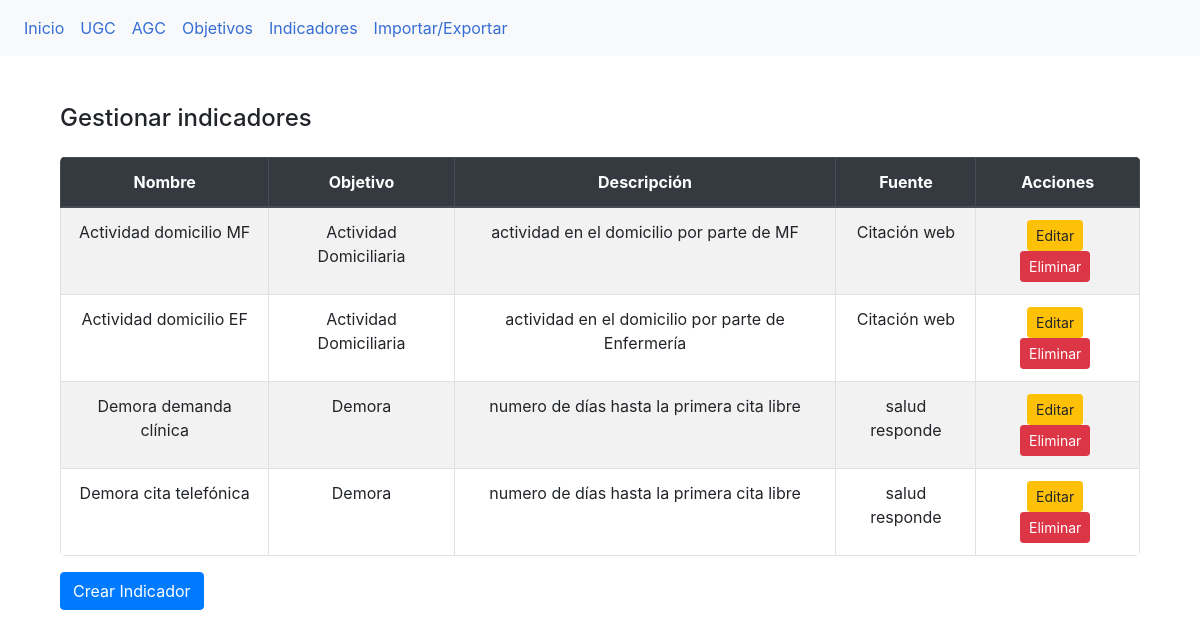
The page /indicadores/ on the database its author committed.
### myapp/models.py (models this page shows, shortened)
class Indicador(models.Model):
    id_indicador = models.AutoField(primary_key=True)
    id_objetivo = models.ForeignKey(Objetivo, on_delete=models.CASCADE)
    nombre_indicador = models.CharField(max_length=255)
    descripcion_indicador = models.CharField(max_length=255, blank=True, null=True)
    fuente = models.CharField(max_length=255, blank=True, null=True)

class Objetivo(models.Model):
    id_objetivo = models.AutoField(primary_key=True)
    nombre_objetivo = models.CharField(max_length=255)
    descripcion_objetivo = models.CharField(max_length=255, blank=True, null=True)
    perspectiva = models.CharField(max_length=255)
    def __str__(self):
        return self.nombre_objetivo

### myapp/views.py (the view)
# urls.py: path('indicadores/', GestionarIndicadoresView.as_view(), name='gestionar_indicadores'),
class GestionarIndicadoresView(View):
    def get(self, request):
        indicadores = Indicador.objects.all()
        return render(request, 'myapp/indicadores.html', {'indicadores': indicadores})

### myapp/templates/myapp/indicadores.html (shortened to what this page needs)
{% extends "myapp/base.html" %}
{% block content %}
<div class="container mt-5">
  <h4 class="mb-4">Gestionar indicadores</h4>
  <div class="table-responsive">
    <table class="table table-striped table-bordered">
        <thead class="thead-dark">
        <tr>
            <th>Nombre</th>
            <th>Objetivo</th>
            <th>Descripción</th>
            <th>Fuente</th>
            <th>Acciones</th>
        </tr>
        </thead>
        <tbody>
            {% for indicador in indicadores %}
            <tr>
                <td>{{ indicador.nombre_indicador }}</td>
                <td>{{ indicador.id_objetivo }}</td>
                <td>{{ indicador.descripcion_indicador }}</td>
                <td>{{ indicador.fuente }}</td>
                <td>
                <a href="{% url 'editar_indicador' indicador.pk %}" class="btn btn-warning btn-sm">Editar</a>
                <form method="post" action="{% url 'eliminar_indicador' indicador.pk %}" class="d-inline">
                    <button type="submit" class="btn btn-danger btn-sm">Eliminar</button>
                </form>
                </td>
            </tr>
            {% endfor %}
        </tbody>
    </table>
    </div>
  <a href="{% url 'crear_indicador' %}" class="btn btn-primary">Crear Indicador</a>
</div>
{% endblock %}

### myapp/templates/myapp/base.html (shortened to what this page needs)
<!DOCTYPE html>
<html lang="en">
<head>
    {% load static %}
    <link href="https://stackpath.bootstrapcdn.com/bootstrap/4.5.2/css/bootstrap.min.css" rel="stylesheet">
    <link href="https://cdnjs.cloudflare.com/ajax/libs/font-awesome/5.15.3/css/all.min.css" rel="stylesheet">
    <link href="{% static 'css/styles.css' %}" rel="stylesheet">
    <link href="https://maxcdn.bootstrapcdn.com/bootstrap/4.5.2/css/bootstrap.min.css" rel="stylesheet">
</head>
<body>
    <nav class="navbar navbar-expand-lg navbar-light bg-light">
        <div class="collapse navbar-collapse" id="navbarNav">
            <ul class="navbar-nav">
                <li class="nav-item"><a class="nav-link" href="{% url 'inicio' %}">Inicio</a></li>
                <li class="nav-item"><a class="nav-link" href="{% url 'gestionar_ugc' %}">UGC</a></li>
                <li class="nav-item"><a class="nav-link" href="{% url 'gestionar_agc' %}">AGC</a></li>
                <li class="nav-item"><a class="nav-link" href="{% url 'gestionar_objetivos' %}">Objetivos</a></li>
                <li class="nav-item"><a class="nav-link" href="{% url 'gestionar_indicadores' %}">Indicadores</a></li>
                <li class="nav-item"><a class="nav-link" href="{% url 'import_export' %}">Importar/Exportar</a></li>
            </ul>
        </div>
    </nav>
    <div class="container mt-5">
        {% block content %}{% endblock %}
    </div>
</body>
</html>

### static/css/styles.css (style rules this page uses)
body { background-color: #f2f2f2; font-family: 'Arial', sans-serif; }
.navbar { background-color: #004b87; }
.nav-link { color: #366ed6 !important; }
.container { margin-top: 50px; }
.btn-primary { background-color: #004b87; border-color: #004b87; }
body { background-color: #f8f9fa; }
.table-responsive { margin-top: 10px; }
.table { border-radius: 5px; overflow: hidden; }
.table thead { background-color: #343a40; color: #ffffff; }
.table th, .table td { vertical-align: middle; text-align: center; }
.table td .btn { margin-right: 5px; }

### rows shown on the page
Indicador: nombre_indicador "Actividad domicilio MF", id_objetivo "Actividad Domiciliaria", descripcion_indicador "actividad en el domicilio por parte de MF", fuente "Citación web"
Indicador: nombre_indicador "Actividad domicilio EF", id_objetivo "Actividad Domiciliaria", descripcion_indicador "actividad en el domicilio por parte de Enfermería", fuente "Citación web"
Indicador: nombre_indicador "Demora demanda clínica", id_objetivo "Demora", descripcion_indicador "numero de días hasta la primera cita libre", fuente "salud responde"
Indicador: nombre_indicador "Demora cita telefónica", id_objetivo "Demora", descripcion_indicador "numero de días hasta la primera cita libre", fuente "salud responde"
